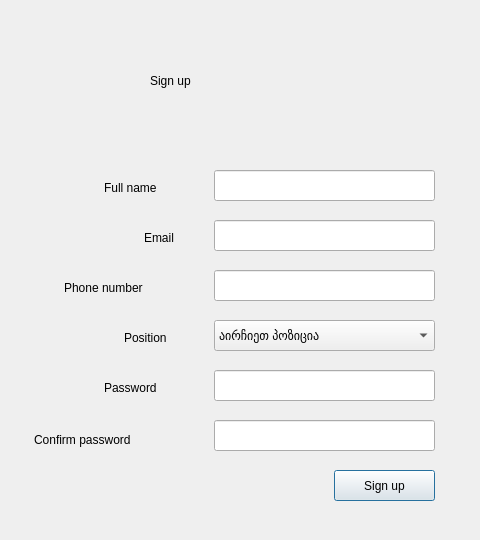
<?xml version="1.0" encoding="UTF-8"?>
<ui version="4.0">
 <class>Dialog</class>
 <widget class="QDialog" name="Dialog">
  <property name="geometry">
   <rect>
    <x>0</x>
    <y>0</y>
    <width>480</width>
    <height>540</height>
   </rect>
  </property>
  <property name="windowTitle">
   <string>Dialog</string>
  </property>
  <widget class="QLabel" name="main_label">
   <property name="geometry">
    <rect>
     <x>150</x>
     <y>40</y>
     <width>211</width>
     <height>81</height>
    </rect>
   </property>
   <property name="styleSheet">
    <string notr="true">font: 28pt &quot;MS Shell Dlg 2&quot;;
font: 36pt &quot;MS Shell Dlg 2&quot;;</string>
   </property>
   <property name="text">
    <string>Sign up</string>
   </property>
  </widget>
  <widget class="QLabel" name="fullname_label">
   <property name="geometry">
    <rect>
     <x>104</x>
     <y>180</y>
     <width>101</width>
     <height>16</height>
    </rect>
   </property>
   <property name="styleSheet">
    <string notr="true">font: 12pt &quot;MS Shell Dlg 2&quot;;</string>
   </property>
   <property name="text">
    <string>Full name</string>
   </property>
  </widget>
  <widget class="QLineEdit" name="name">
   <property name="geometry">
    <rect>
     <x>214</x>
     <y>170</y>
     <width>221</width>
     <height>31</height>
    </rect>
   </property>
  </widget>
  <widget class="QLabel" name="email_label">
   <property name="geometry">
    <rect>
     <x>144</x>
     <y>230</y>
     <width>91</width>
     <height>16</height>
    </rect>
   </property>
   <property name="styleSheet">
    <string notr="true">font: 12pt &quot;MS Shell Dlg 2&quot;;</string>
   </property>
   <property name="text">
    <string>Email</string>
   </property>
  </widget>
  <widget class="QLineEdit" name="login">
   <property name="geometry">
    <rect>
     <x>214</x>
     <y>220</y>
     <width>221</width>
     <height>31</height>
    </rect>
   </property>
   <property name="text">
    <string/>
   </property>
   <property name="echoMode">
    <enum>QLineEdit::Normal</enum>
   </property>
  </widget>
  <widget class="QLineEdit" name="phone_number">
   <property name="geometry">
    <rect>
     <x>214</x>
     <y>270</y>
     <width>221</width>
     <height>31</height>
    </rect>
   </property>
   <property name="text">
    <string/>
   </property>
   <property name="echoMode">
    <enum>QLineEdit::Normal</enum>
   </property>
  </widget>
  <widget class="QLabel" name="phone_label">
   <property name="geometry">
    <rect>
     <x>64</x>
     <y>280</y>
     <width>131</width>
     <height>16</height>
    </rect>
   </property>
   <property name="styleSheet">
    <string notr="true">font: 12pt &quot;MS Shell Dlg 2&quot;;</string>
   </property>
   <property name="text">
    <string>Phone number</string>
   </property>
  </widget>
  <widget class="QLabel" name="position_label">
   <property name="geometry">
    <rect>
     <x>124</x>
     <y>330</y>
     <width>81</width>
     <height>16</height>
    </rect>
   </property>
   <property name="styleSheet">
    <string notr="true">font: 12pt &quot;MS Shell Dlg 2&quot;;</string>
   </property>
   <property name="text">
    <string>Position</string>
   </property>
  </widget>
  <widget class="QLineEdit" name="password">
   <property name="geometry">
    <rect>
     <x>214</x>
     <y>370</y>
     <width>221</width>
     <height>31</height>
    </rect>
   </property>
   <property name="text">
    <string/>
   </property>
   <property name="echoMode">
    <enum>QLineEdit::Normal</enum>
   </property>
  </widget>
  <widget class="QLabel" name="pass_label">
   <property name="geometry">
    <rect>
     <x>104</x>
     <y>380</y>
     <width>91</width>
     <height>16</height>
    </rect>
   </property>
   <property name="styleSheet">
    <string notr="true">font: 12pt &quot;MS Shell Dlg 2&quot;;</string>
   </property>
   <property name="text">
    <string>Password</string>
   </property>
  </widget>
  <widget class="QLineEdit" name="conf_pass">
   <property name="geometry">
    <rect>
     <x>214</x>
     <y>420</y>
     <width>221</width>
     <height>31</height>
    </rect>
   </property>
   <property name="text">
    <string/>
   </property>
   <property name="echoMode">
    <enum>QLineEdit::Normal</enum>
   </property>
  </widget>
  <widget class="QLabel" name="confpass_label">
   <property name="geometry">
    <rect>
     <x>34</x>
     <y>430</y>
     <width>161</width>
     <height>20</height>
    </rect>
   </property>
   <property name="styleSheet">
    <string notr="true">font: 12pt &quot;MS Shell Dlg 2&quot;;</string>
   </property>
   <property name="text">
    <string>Confirm password</string>
   </property>
  </widget>
  <widget class="QPushButton" name="sign_up">
   <property name="geometry">
    <rect>
     <x>334</x>
     <y>470</y>
     <width>101</width>
     <height>31</height>
    </rect>
   </property>
   <property name="text">
    <string>Sign up</string>
   </property>
  </widget>
  <widget class="QComboBox" name="user_position">
   <property name="geometry">
    <rect>
     <x>214</x>
     <y>320</y>
     <width>221</width>
     <height>31</height>
    </rect>
   </property>
   <item>
    <property name="text">
     <string>აირჩიეთ პოზიცია</string>
    </property>
   </item>
   <item>
    <property name="text">
     <string>გაყიდვების მენეჯერი</string>
    </property>
   </item>
   <item>
    <property name="text">
     <string>ხარჯთაღმრიცხველი</string>
    </property>
   </item>
   <item>
    <property name="text">
     <string>იურისტი</string>
    </property>
   </item>
  </widget>
 </widget>
 <resources/>
 <connections/>
</ui>
